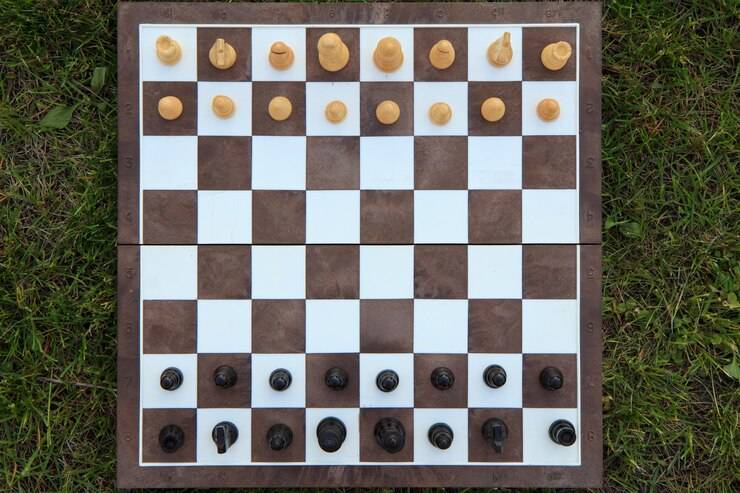
#> input picture Image-Processing/ChessBoard/New/chpic.jpg, 740 x 493 px, found by its file name
$ python compV.py
#> lines starting #> are read from the running program, lines starting #| are printed output that depends on the picture; after the words box and inside, x2 and y2 are one past the last pixel; in counts of white or black regions, pixels touching at a corner belong together; long printed decimals are rounded
### Image-Processing/Chess Board/BoardClass.py
# Create the class Board , which has two attributes : a classified board that ’remembers ’
#the types of pieces that a square hold /held , and one unclassified board that only
# makes difference between the colors of the pieces .
#The class has three functions that updates the different boards in different regards .
class Board :

    def __init__ ( self ) :

    #The classified board . Initial values are the starting positions of the pieces ,
    #and as pieces are moved the squares will be updated using the functions below .
        self.C =[
            ["r", "n", "b", "q", "k", "b", "n", "r"],
            ["p", "p", "p", "p", "p", "p", "p", "p"],
            ["1", "1", "1", "1", "1", "1", "1", "1"],
            ["1", "1", "1", "1", "1", "1", "1", "1"],
            ["1", "1", "1", "1", "1", "1", "1", "1"],
            ["1", "1", "1", "1", "1", "1", "1", "1"],
            ["P", "P", "P", "P", "P", "P", "P", "P"],
            ["R", "N", "B", "Q", "K", "B", "N", "R"]]

        self.UC=[
            ["1", "1", "1", "1", "1", "1", "1", "1"],
            ["1", "1", "1", "1", "1", "1", "1", "1"],
            ["1", "1", "1", "1", "1", "1", "1", "1"],
            ["1", "1", "1", "1", "1", "1", "1", "1"],
            ["1", "1", "1", "1", "1", "1", "1", "1"],
            ["1", "1", "1", "1", "1", "1", "1", "1"],
            ["1", "1", "1", "1", "1", "1", "1", "1"],
            ["1", "1", "1", "1", "1", "1", "1", "1"]
        ]


    def firstUC(self) :
        self.UC=[
            ["B", "B", "B", "B", "B", "B", "B", "B"],
            ["B", "B", "B", "B", "B", "B", "B", "B"],
            ["1", "1", "1", "1", "1", "1", "1", "1"],
            ["1", "1", "1", "1", "1", "1", "1", "1"],
            ["1", "1", "1", "1", "1", "1", "1", "1"],
            ["1", "1", "1", "1", "1", "1", "1", "1"],
            ["W", "W", "W", "W", "W", "W", "W", "W"],
            ["W", "W", "W", "W", "W", "W", "W", "W"],
        ]


        # Filling the squares with the colors occupying them .
    def updateUC ( self , NewRank , NewFile , Color ) :
        self.UC [ NewRank ][ NewFile ] = Color
        # Updating the classified board .
    def updateCBoard ( self , NewRank , NewFile , OldRank , OldFile ) :
        self.C [ NewRank ][ NewFile ] = self.C [ OldRank ][ OldFile ]
        self.C [ OldRank ][ OldFile ] = '1'

### Image-Processing/Chess Board/compV.py
import cv2
import numpy as np
from BoardClass import Board

ret = []

def CameraInit(im) :
    top_left , top_right , bottom_left , bottom_right = findpoints(im)
    pts = np.array( [top_left, top_right, bottom_left, bottom_right], dtype="float32")
    print("pts: ", pts)
    return pts


def FindColor ( bgr ) :

    # if ( bgr[0] * 0.0722 + bgr[1] * 0.7152 +bgr[2] * 0.2126 ) > 225 and :
    #  R*0.2126+ G*0.7152+ B*0.0722
    if (int(bgr[0])+ int(bgr[1])+int(bgr[2])) >600:
        color = 'W'
        print('white')

    elif (int(bgr[0])+ int(bgr[1])+int(bgr[2]))<400:
        color = 'B'
        print('black')

    #If the color is not black or white , it set to ’-’ and not used .
    else :
        color = '-'
        print('No color')
    return color


def findpoints( image ) :

    # This is a termination criteria
    criteria = ( cv2.TERM_CRITERIA_EPS + cv2.TERM_CRITERIA_MAX_ITER ,30 , 0.001)
    img = cv2.imread (image) # Reads the image
#> img is the input picture: shape (493, 740, 3); mean B, G, R 97.6, 106.8, 108
    gray = cv2.cvtColor (img ,cv2.COLOR_BGR2GRAY ) # Converts the image to grayscale .
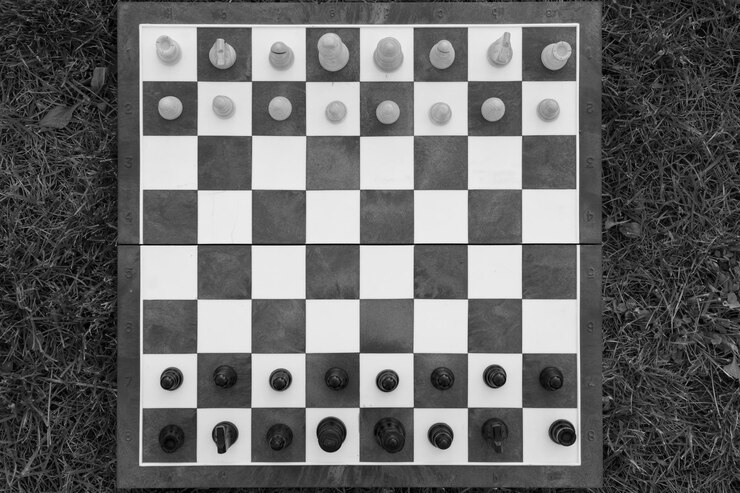
#> gray: shape (493, 740); min 0, max 251, mean 106.2
    ret = False

    # Find the chessboard inner corners
    ret , corners = cv2.findChessboardCorners( gray , (7 ,7) )
#> ret = True; corners = 49 rows, first 8: [196.9, 81.16], [251.5, 81.01], [305.5, 81.27], [359.3, 81.11], [413.4, 81.1], [467.5, 80.95], [521.5, 80.56], [197.2, 135.3]
    #print('ret :',ret)
    #print('cornals: ' , corners)

    # If corners are found , object and image points are added .
    # This section is not needed but can provide futher understanding of the program
    # as it displays the identified chessboard corners on top of the image .
    if ret == True :
        cv2.cornerSubPix( gray , corners , (11 ,11) , ( -1 , -1) , criteria )
        cv2.drawChessboardCorners( img , (7 ,7) , corners , ret )
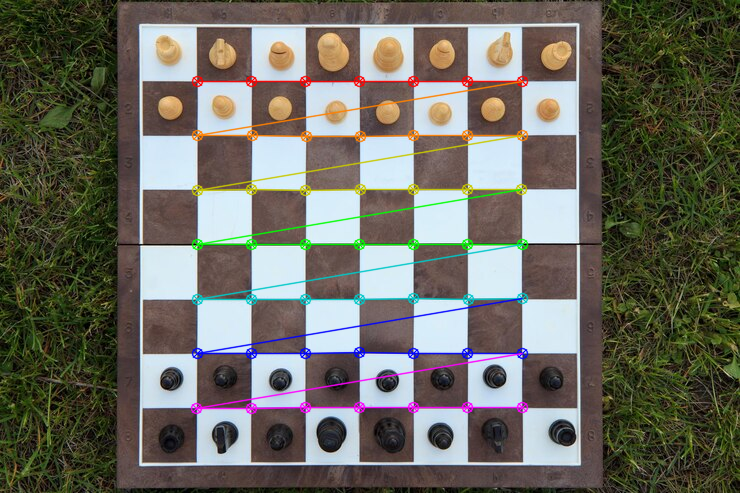
#> img: shape (493, 740, 3); 4.56% of pixels changed, all inside (x1, y1, x2, y2) = (190, 75, 529, 415)
        cv2.imshow('img' , img )
        cv2.imwrite('imgcorners.jpg ', img )
        cv2.waitKey(0)
    cv2.destroyAllWindows ()

    Top_Left_x=2* corners[0][0][0] - corners[8][0][0]
#> Top_Left_x = 142.3
    Top_Left_y = 2* corners[0][0][1] - corners[8][0][1]
#> Top_Left_y = 26.72
    Top_Right_x = 2* corners[6][0][0] - corners[12][0][0]
#> Top_Right_x = 575.6
    Top_Right_y = 2* corners[6][0][1] - corners[12][0][1]
#> Top_Right_y = 25.69
    Bottom_Left_x = 2* corners[42][0][0] - corners[36][0][0]
#> Bottom_Left_x = 141.9
    Bottom_Left_y = 2* corners[42][0][1] - corners[36][0][1]
#> Bottom_Left_y = 462.8
    Bottom_Right_x = 2* corners[48][0][0] - corners[40][0][0]
#> Bottom_Right_x = 576.6
    Bottom_Right_y = 2* corners[48][0][1] - corners[40][0][1]
#> Bottom_Right_y = 462
    Bottom_Left = ( Bottom_Left_x , Bottom_Left_y )
#> Bottom_Left = (141.9, 462.8)
    Bottom_Right = ( Bottom_Right_x , Bottom_Right_y )
#> Bottom_Right = (576.6, 462)
    Top_Left = ( Top_Left_x , Top_Left_y )
#> Top_Left = (142.3, 26.72)
    Top_Right = ( Top_Right_x , Top_Right_y )
#> Top_Right = (575.6, 25.69)
#> in CameraInit, `top_left , top_right , bottom_left , bottom_right = findpoints(im)`: top_left = (142.3, 26.72); top_right = (575.6, 25.69); bottom_left = (141.9, 462.8); bottom_right = (576.6, 462)
#> in CameraInit, `pts = np.array( [top_left, top_right, bottom_left, bottom_right], dtyp..`: pts = [[142.3, 26.72], [575.6, 25.69], [141.9, 462.8], [576.6, 462]]
#| pts:  [[142.253   26.719]
#|  [575.5968    25.693]
#|  [141.889  462.819 ]
#|  [576.6068   462.0036  ]]
#> `PTS=CameraInit(r'C:\Users\sabry\Desktop\Chess Board\chpic.jpg')`: PTS has the same summary as pts in CameraInit

    return Top_Left , Top_Right , Bottom_Left , Bottom_Right


def CompareBoards( PrevBoard  ,PATH ) :
    Picture = cv2.imread (PATH, 1) #Opening the picture of chessboard . Location is hardcoded
    Width , Height , channels = Picture.shape # Retrieving the size of the picture
    Files = ['a', 'b', 'c', 'd', 'e', 'f', 'g', 'h']
    Ranks = ['1', '2', '3', '4', '5', '6', '7', '8']
    Kord = [1/16 , 3/16 , 5/16 , 7/16 , 9/16 , 11/16 , 13/16 , 15/16]
    XKord = [ x * Width for x in Kord ]
    YKord = [ x * Height for x in Kord ]
    NewBoard = Board()
    CountX = 0
    for x in XKord :

        CountY = 0
        for y in YKord :

            # Check what color is in the pixels by retrieving the rgb - values .
            # Since there is a screw fastened at the top of each piece , there is a chance that the pixel in the center of each square contains the screw
            #and therefore is inaccurately classed as an empty square , since it isn ’t classed as blue nor red. Therefore two more pixels along the center
            #of the square ’s Y- axis is analysed if no colors are found .

            Color = FindColor ( Picture [int( x ) , int( y ) ])
            if Color != 'B' and Color != 'W':
                Color = FindColor ( Picture [int( x ) +int ((1/32) * Width ) , int ( y ) +int ((1/32) * Height ) ])
                if Color != 'B' and Color != 'W':
                    Color = FindColor ( Picture [int( x ) -int ((1/32) * Width) , int( y ) -int ((1/32) * Height ) ])
            if Color == 'B' or Color == 'W':
                NewBoard.updateUC ( CountX , CountY , Color ) # Update the board with the correct colors

            CountY += 1
        CountX += 1

    # Print the unclassified board . Good tool to see if the color recognition is working as intended .
    # for q in NewBoard .UC:
    # print (q)

    NewRank = '1'
    NewFile = 'a'

    for i in range (0 ,8) :
        for j in range (0 ,8) :
            # If a square now holds a piece it didnt before , this is where a piece has moved .
            if NewBoard.UC [ i ][ j ] == 'B' and PrevBoard.UC [ i ][ j ] != 'B':
                NewRank = Ranks [ i ]
                NewFile = Files [ j ]

            # If a square now doesn ’t hold a piece aand it previously did , this is where a piece has moved from.
            if NewBoard.UC [ i ][ j ] != 'B' and PrevBoard.UC [ i ][ j ] == 'B':
                OldRank = Ranks [ i ]
                OldFile = Files [ j ]

            # for debuging code
            else:
                NewRank = '1'
                NewFile = 'a'


            # Update the board using the new and old ranks and files .
            PrevBoard.updateCBoard ( Ranks.index ( NewRank ) , Files.index ( NewFile ), Ranks.index ( OldRank ) , Files.index ( OldFile ) )

            # Update the unclassified board .
            PrevBoard.UC = NewBoard . UC

    return PrevBoard


def NewImage( pts,path , npath) :
    img2 = path
    img = cv2.imread( img2 ) # Reads the image so that it may be processed
    Warped = four_point_transform( img , pts ) # Using a four point transform to warp the image .

    cv2.imwrite (npath, Warped ) #Saving the warped image

    return npath

def four_point_transform ( image , pts ) :

    Rect = order_points( pts )
#> in order_points, `s = pts.sum( axis = 1)`: s = [169, 601.3, 604.7, 1038.6]
#> in order_points, `diff = np.diff ( pts , axis = 1)`: diff = [-115.5, -549.9, 320.9, -114.6]
#> Rect = [[142.3, 26.72], [575.6, 25.69], [576.6, 462], [141.9, 462.8]]
    ( Topleft , TopRight , BottomRight , BottomLeft ) = Rect
#> Topleft = [142.3, 26.72]; TopRight = [575.6, 25.69]; BottomRight = [576.6, 462]; BottomLeft = [141.9, 462.8]

    # Calculate the width of the image .
    # Maximum distance between top - right and top - left or bottom - left and bottom - right y- coordinates .
    widthA = np.sqrt ((( BottomRight [0] - BottomLeft [0]) ** 2) + ((BottomRight [1] - BottomLeft [1]) ** 2) )
#> widthA = 434.7
    widthB = np.sqrt ((( TopRight [0] - Topleft [0]) ** 2) + (( TopRight[1] - Topleft [1]) ** 2) )
#> widthB = 433.3
    maxWidth = max(int( widthA ) , int( widthB ) )
#> maxWidth = 434

    # Calculate the height of the image .
    # Maximum distance between top - right and bottom - right or top - left and bottom - left y- coordinates .
    heightA = np.sqrt ((( TopRight [0] - BottomRight [0]) ** 2) + ((
    TopRight [1] - BottomRight [1]) ** 2) )
#> heightA = 436.3
    heightB = np.sqrt ((( Topleft [0] - BottomLeft [0]) ** 2) + (( Topleft[1] - BottomLeft [1]) ** 2) )
#> heightB = 436.1
    maxHeight = max(int( heightA ) , int( heightB ) )
#> maxHeight = 436

    # Create an array with the desired image structure .
    dst = np.array ([[0 , 0] ,[ maxWidth - 1 , 0] ,[ maxWidth - 1 , maxHeight - 1] ,[0 , maxHeight - 1]] , dtype = "float32")
#> dst = [[0, 0], [433, 0], [433, 435], [0, 435]]

    # Using cv2. getPerspectiveTransform we get the correct perspective transform .
    # Input is the location of the corners on the original image , and their destination .
    M = cv2.getPerspectiveTransform ( Rect , dst )
#> M = [[1, 0.000835, -142.3], [0.00237, 1, -27.08], [1.14e-06, 7.27e-06, 1]]

    Warped = cv2.warpPerspective ( image , M , ( maxWidth , maxHeight ) )
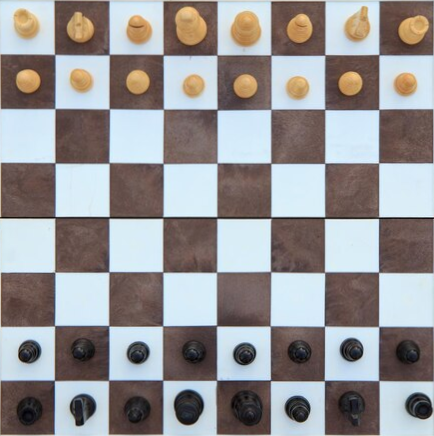
#> Warped: shape (436, 434, 3); mean B, G, R 149.4, 148.1, 150.5

    return Warped


def order_points(pts ) :
    # Initialise a list . The entries will be ordered so that theentries will be:
    #[Top left , Top right , Bottom right , Bottom Left ]
    #The origin is in the top left corner , hence the top left corner will have the
    # smallest sum , the bottom right the largest sum , the top right the smallest difference
    # from the horizontal axis and the bottom left the largest difference from the same .
    Rect = np.zeros ((4 , 2) , dtype = "float32")
    s = pts.sum( axis = 1)
    Rect [0] = pts [np.argmin (s)]
    Rect [2] = pts [np.argmax (s)]
    diff = np.diff ( pts , axis = 1)
    Rect [1] = pts [np.argmin (diff)]
    Rect [3] = pts [np.argmax (diff)]
    # Return the coordinates .
    return Rect


def Initiate() :
    ChessBoard = Board()
    ChessBoard.firstUC()
    return ChessBoard


board=Initiate()
print('***********************************************************************')
print(board.UC)
print(board.C)
print('***********************************************************************')

PTS=CameraInit(r'C:\Users\sabry\Desktop\Chess Board\chpic.jpg')
NewImage(PTS,r'C:\Users\sabry\Desktop\Chess Board\chpic.jpg'  ,   r'C:\Users\sabry\Desktop\Chess Board\newimg000.jpg')

board=CompareBoards( board  ,r'C:\Users\sabry\Desktop\Chess Board\newimg000.jpg' )
#> after the loop in CompareBoards, `for x in XKord :`: CountX = 8
print('***********************************************************************')
print(board.UC)
#> (printed output is left out)
print('***********************************************************************')
print(board.C)
#> (printed output is left out)
print('***********************************************************************')
